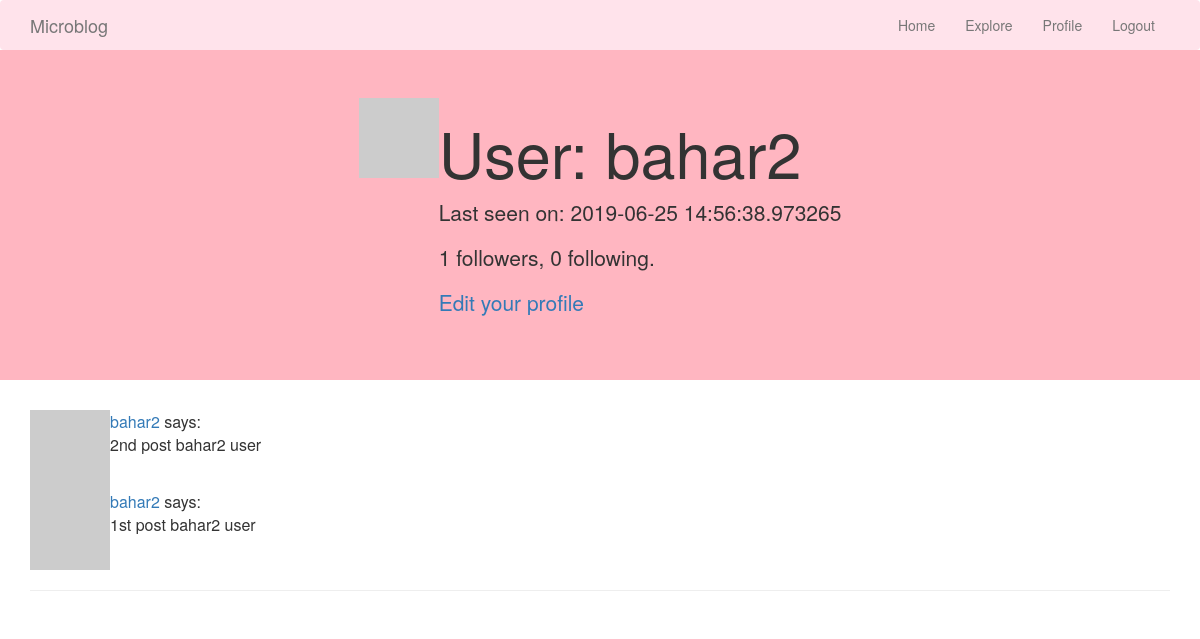
Page /user/bahar2 (signed in) on the earlier database version.
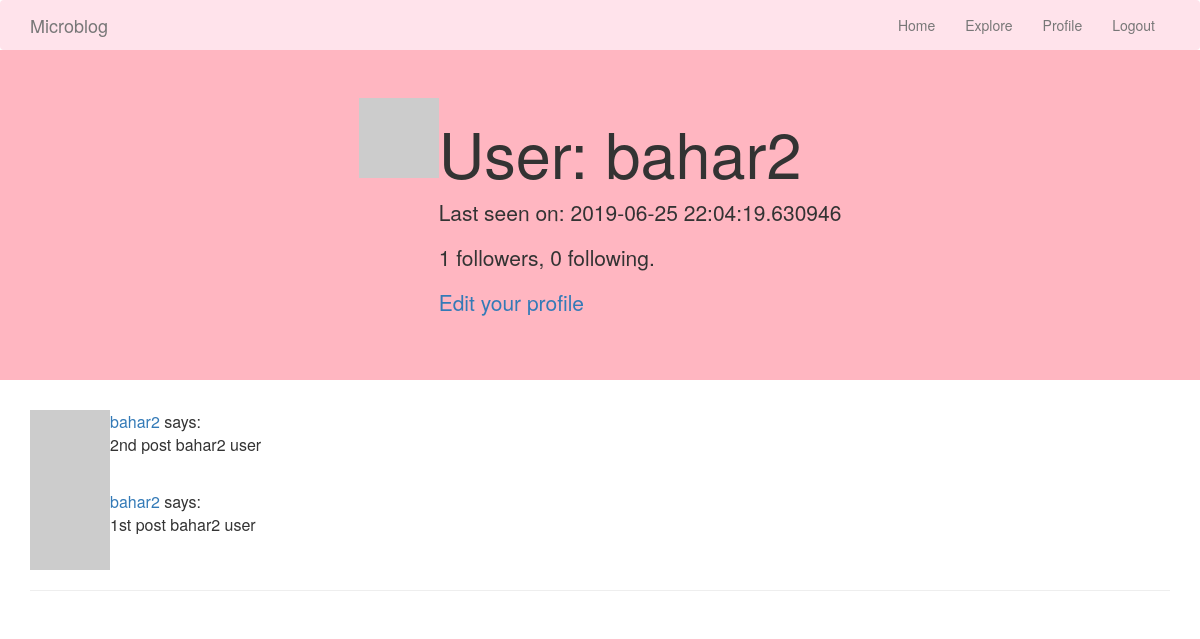
Same page on the later database version.
### app/models.py (models this page shows, shortened)
class User(UserMixin, db.Model):
    id = db.Column(db.Integer, primary_key=True)
    username = db.Column(db.String(64), index=True, unique=True)
    email = db.Column(db.String(120), index=True, unique=True)
    password_hash = db.Column(db.String(128))
    posts = db.relationship('Post', backref='author', lazy='dynamic')
    about_me = db.Column(db.String(140))
    last_seen = db.Column(db.DateTime, default=datetime.utcnow)
    def avatar(self, size):
        digest = md5(self.email.lower().encode('utf-8')).hexdigest()
        return 'https://www.gravatar.com/avatar/{}?d=identicon&s={}'.format(
            digest, size)
    followed = db.relationship(
        'User', secondary=followers,
        primaryjoin=(followers.c.follower_id == id),
        secondaryjoin=(followers.c.followed_id == id),
        backref=db.backref('followers', lazy='dynamic'), lazy='dynamic')

class Post(db.Model):
    id = db.Column(db.Integer, primary_key=True)
    body = db.Column(db.String(140))
    timestamp = db.Column(db.DateTime, index=True, default=datetime.utcnow)
    user_id = db.Column(db.Integer, db.ForeignKey('user.id'))

### app/routes.py (the view)
@app.route('/user/<username>')
@login_required
def user(username):
    user = User.query.filter_by(username=username).first_or_404()
    page = request.args.get('page', 1, type=int)
    posts = user.posts.order_by(Post.timestamp.desc()).paginate(
        page, app.config['POSTS_PER_PAGE'], False)
    next_url = url_for('user', username=user.username, page=posts.next_num) \
        if posts.has_next else None
    prev_url = url_for('user', username=user.username, page=posts.prev_num) \
        if posts.has_prev else None
    return render_template('user.html', user=user, posts=posts.items,
                           next_url=next_url, prev_url=prev_url)

### app/models.py (called while the page is built)
@login.user_loader
def load_user(id):
    return User.query.get(int(id))

### app/routes.py (called while the page is built)
@app.before_request
def before_request():
    if current_user.is_authenticated:
        current_user.last_seen = datetime.utcnow()
        db.session.commit()

### app/templates/user.html (shortened to what this page needs)
{% extends "base.html" %}
{% block content %}
    <div class="jumbotron text-center" style="background-color:#FFB6C1">
    <table align="center">
        <tr valign="top">
            <td><img src="{{ user.avatar(128) }}"></td>
            <td><h1>User: {{ user.username }}</h1>
        {% if user.last_seen %}<p>Last seen on: {{ user.last_seen }}</p>{% endif %}
        <p>{{ user.followers.count() }} followers, {{ user.followed.count() }} following.</p>
        {% if user == current_user %}
        <p><a href="{{ url_for('edit_profile') }}">Edit your profile</a></p>
        {% elif not current_user.is_following(user) %}
        <p><a href="{{ url_for('follow', username=user.username) }}">Follow</a></p>
        {% else %}
        <p><a href="{{ url_for('unfollow', username=user.username) }}">Unfollow</a></p>
        {% endif %}
            </td>
        </tr>
    </table>
    </div>
    <div class="container" >
    {% for post in posts %}
        {% include '_post.html' %}
    {% endfor %}
    </div>
{% endblock %}

### app/templates/base.html (shortened to what this page needs)
<html lang="en">
    <head>
  <link rel="stylesheet" href="https://maxcdn.bootstrapcdn.com/bootstrap/3.4.0/css/bootstrap.min.css">
    </head>
    <body data-target=".navbar">
       <nav class="navbar navbar-default">
        <div class="container">
    <div class="navbar-header">
      <a class="navbar-brand" href="{{ url_for('index') }}">Microblog</a>
    </div>
    <div class="collapse navbar-collapse" id="myNavbar">
      <ul class="nav navbar-nav navbar-right">
        <li><a href="{{ url_for('index') }}">Home</a></li>
        <li><a href="{{ url_for('explore') }}">Explore</a></li>
        {% if current_user.is_anonymous %}
        <li><a href="{{ url_for('login') }}">Login</a></li>
        {% else %}
        <li><a href="{{ url_for('user', username=current_user.username) }}">Profile</a></li>
        <li><a href="{{ url_for('logout') }}">Logout</a></li>
        {% endif %}
        </ul></div></div></nav>
        {% block content %}{% endblock %}
        <div class="container"><hr>
        </div>
    </body>
</html>

### app/templates/_post.html
    <table>
        <tr valign="top">
            <td><img src="{{ post.author.avatar(36) }}"></td>
            <td>
                <a href="{{ url_for('user', username=post.author.username) }}">
                    {{ post.author.username }}
                </a>
            says:<br>{{ post.body }}</td>
        </tr>
    </table>

### app/templates/base.html (style rules this page uses)
.navbar { margin-bottom: 0; background-color: #FFE3EB; z-index: 9999; border: 0; font-size: 12px line-height: 1.42857143 border-radius: 0; }

Differences in the rows shown:
changed User "bahar2": last_seen "2019-06-25 14:56:38.973265" → "2019-06-25 22:04:19.630946"
